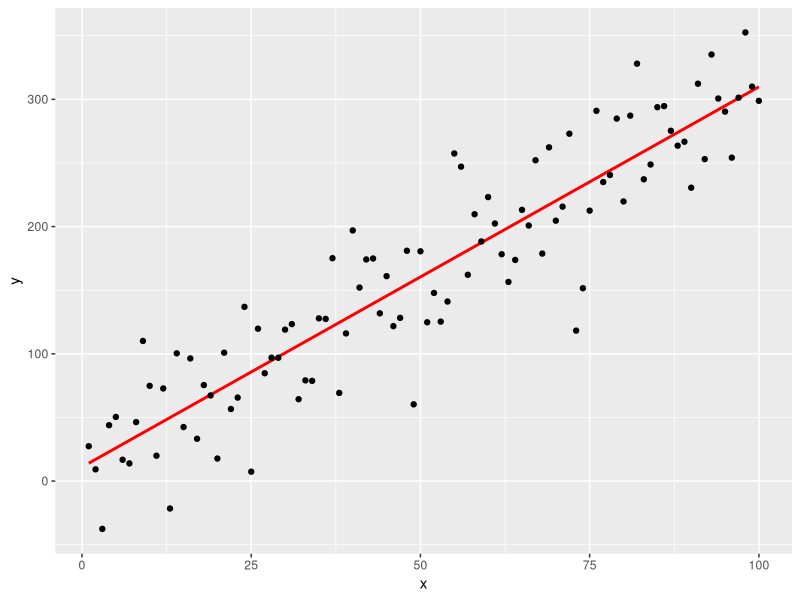
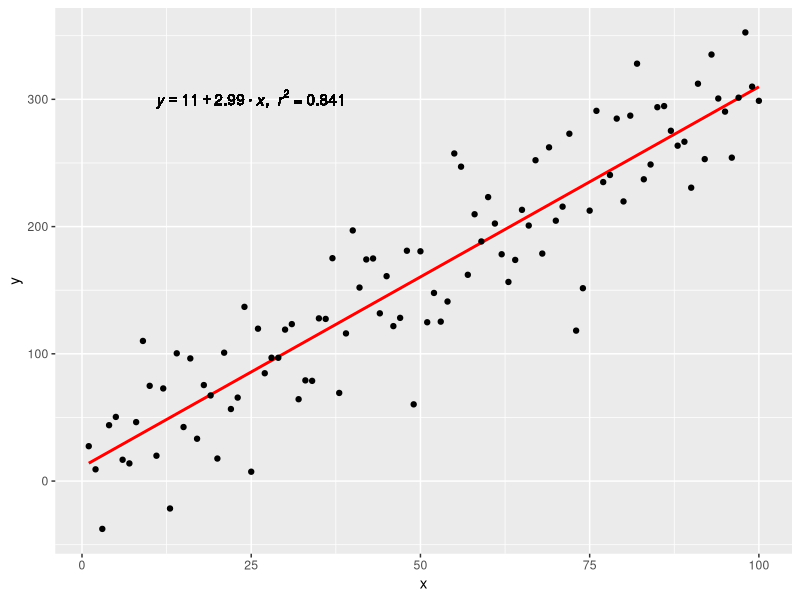
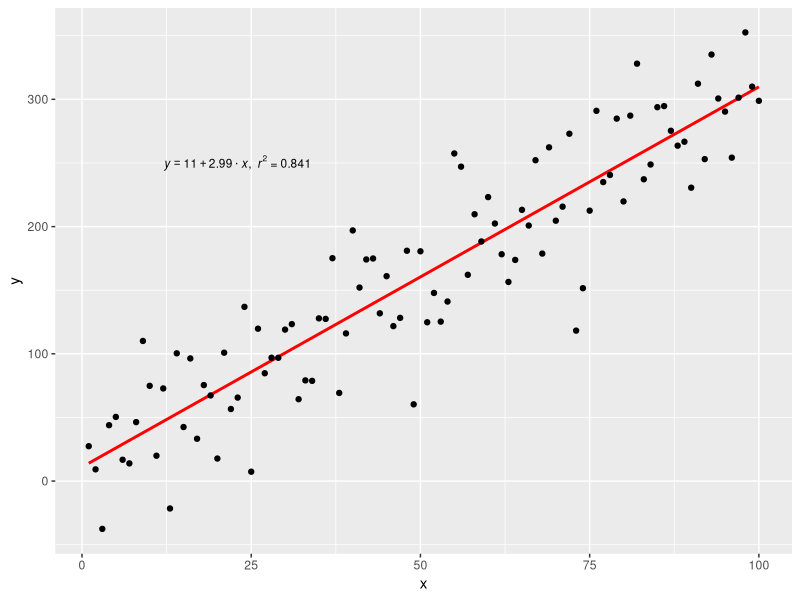

The R source for these figures, in order:
## ---- chunk 1
#Linear regression plot full example
library(ggplot2)

# Dummy data frame
df <- data.frame(x = c(1:100))
df$y <- 2 + 3 * df$x + rnorm(100, sd = 40)

# Linear regression
lm(y ~ x, df)
fit <- lm(y ~ x, df) # Gives Intercept and the slope only.
summary(fit) #Gives a detail summary or the regression.

# y =  a + b*x. a= Intercept, b = Slope. 
# y = mx + b is the same as above where m = slope and b= intercept 

p <- ggplot(data = df, aes(x = x, y = y)) +
  geom_smooth(method = "lm", se=FALSE, color="red", formula = y ~ x) +
  geom_point()
p

# GET EQUATION AND R-SQUARED AS STRING
# SOURCE: https://groups.google.com/forum/#!topic/ggplot2/1TgH-kG5XMA

lm_eqn <- function(df){
  m <- lm(y ~ x, df);
  eq <- substitute(italic(y) == a + b %.% italic(x)*","~~italic(r)^2~"="~r2, 
                   list(a = format(unname(coef(m)[1]), digits = 3),
                        b = format(unname(coef(m)[2]), digits = 3),
                        r2 = format(summary(m)$r.squared, digits = 3)))
  as.character(as.expression(eq));
}

p1 <- p + geom_text(x = 25, y = 300, label = lm_eqn(df), parse = TRUE)
p1

p2 <- p + annotate("text", x=23, y = 250, label = lm_eqn(df), color = "black", size = 3, parse=T)
p2
